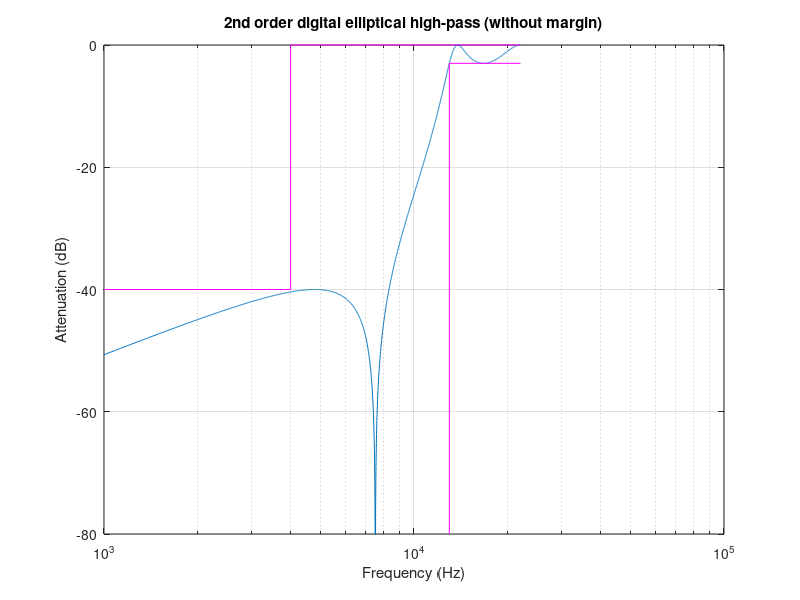

Here is the MATLAB script that generated this plot:
close all;
clear all;
clf;


f1 = 4000; %stop
f2 = 13000;%pass
delta_f = f2-f1;% transition bandwitdh
Fs = 44100; %sample rate 192K
dB  = 30; %stop band attenuation
N = dB*Fs/(22*delta_f); % filter length
Rpass= 3 %pass band ripple
Rstop= 40 %stop band ripple
Wpass=2/Fs*f2;
Wstop=2/Fs*f1;

f =  [f1 ]/(Fs/2)
% use ellip to design the filter
%hc = fir1(round(N)-1, f,'low')
[n,Wn]=ellipord(Wpass, Wstop,Rpass,Rstop); % get the minimum order n
n
[b,a]=ellip(n,Rpass, Rstop, Wn,"high");
 f = 1000:10:Fs/2;
 W = f * (2 * pi / Fs);
 H = freqz (b, a, W);
 semilogx (f, 20 * log10 (abs (H)))
 %plot (f, 20 * log10 (abs (H)));
 outline_lp_pass_x = [f2(1)  , f2(1), max(f)];
 outline_lp_pass_y = [-80,-Rpass, -Rpass ];
 outline_lp_stop_x = [min(f)  , f1(1), f1(1), max(f)];
 outline_lp_stop_y = [ -Rstop  , -Rstop,0,0];
 hold on
 plot (outline_lp_pass_x, outline_lp_pass_y, "m", outline_lp_stop_x, outline_lp_stop_y, "m");
ylim ([-80, 0],'color','red');
 grid on
 xlabel ("Frequency (Hz)");
 ylabel ("Attenuation (dB)");
 title ("2nd order digital elliptical high-pass (without margin)");




